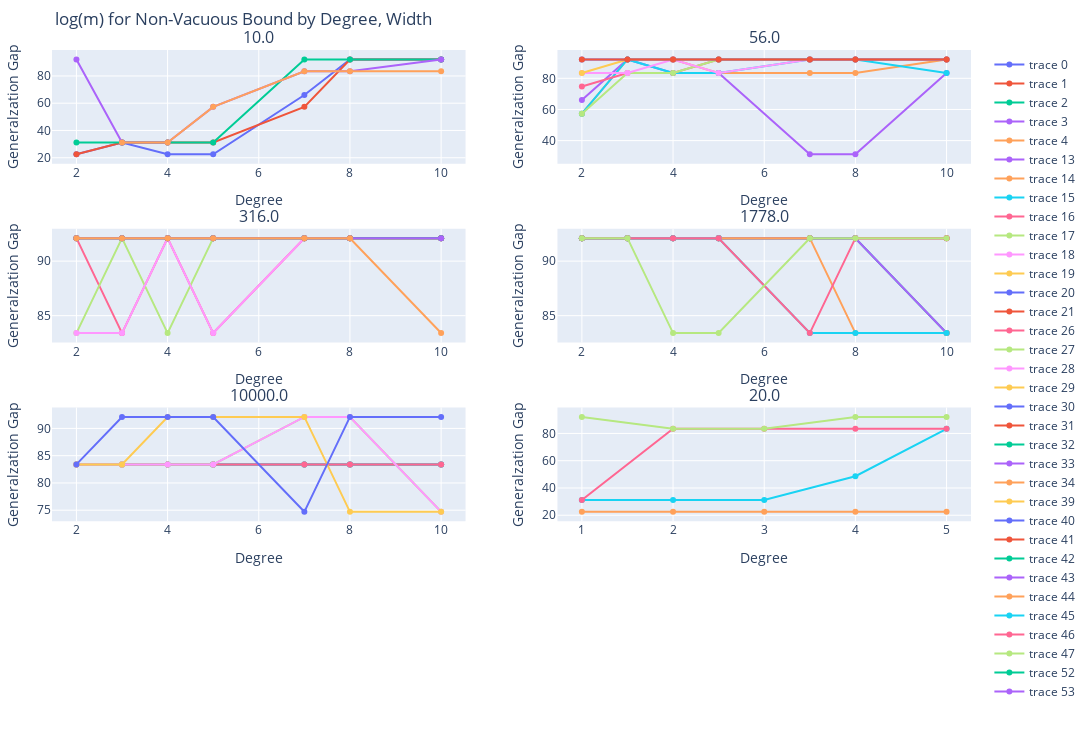

Notebook source saved alongside this figure:
### Code cell
import plotly.express as px
import plotly.graph_objects as go
from plotly.subplots import make_subplots
unique_widths_all = non_vacuous["omega"].unique()
non_vacuous['logm'] = np.log(non_vacuous['m_min'].astype(float))
non_vacuous

fig = make_subplots(
    rows=num_rows, cols=2,
    specs=[
        [{"type": "xy"}]*2
    ]*num_rows,
    horizontal_spacing=0.10,
    vertical_spacing=0.10,
    subplot_titles=(unique_T_all)
)
for l, T in enumerate(unique_T_all):
    row = l//2+1
    col = l%2+1
    print("index: " + str(l) + ", row: "  + str(row) + ", col: " + str(col) + ", T: " + str(T))
    # Plot theo_gen_gap for each width
    for k, width in enumerate(unique_widths_all):
        #print("width: " + str(width))
        #print("non_vacuous: " + str(non_vacuous))
        subset = non_vacuous[non_vacuous["omega"] == width  ]
        #subset = sigma_data[(sigma_data["omega"] == width) &(sigma_data["m"]==max_m) ]
        
        #print("subset1: " + str(subset))
        subset = subset[subset["T"]==T]
        #print("subset: " + (str(subset)))
        fig.add_trace(
            #go.Scatter(x=subset["deg"], y=subset["theo_gen_gap"], mode='lines+markers', line=dict(color=colors[k]), showlegend=False),
            go.Scatter(x=subset["D_f"], y=subset["logm"], mode='lines+markers', showlegend=True),
            row=row, col=col            
        )
    
    fig.update_layout(
        title="log(m) for Non-Vacuous Bound by Degree, Width",
        height=750,
        width=1200,
        margin=dict(t=50, b=50, l=50, r=50)
    )
    
    fig.update_xaxes(title_text="Degree", row=row, col=col)
    fig.update_yaxes(title_text="Generalzation Gap", row=row, col=col)

fig.show()

### Figure 1 — Plotly figure (JSON) as saved in the notebook; plotly's stock layout.template omitted (floating-point values rounded to 4 significant figures)
{"data": [{"mode": "lines+markers", "showlegend": true, "type": "scatter", "x": [2, 3, 4, 5, 7, 8, 10], "xaxis": "x", "y": [22.51, 31.21, 22.51, 22.51, 66.01, 92.1, 92.1], "yaxis": "y"}, {"mode": "lines+markers", "showlegend": true, "type": "scatter", "x": [2, 3, 4, 5, 7, 8, 10], "xaxis": "x", "y": [22.51, 31.21, 31.21, 31.21, 57.31, 92.1, 92.1], "yaxis": "y"}, {"mode": "lines+markers", "showlegend": true, "type": "scatter", "x": [2, 3, 4, 5, 7, 8, 10], "xaxis": "x", "y": [31.21, 31.21, 31.21, 31.21, 92.1, 92.1, 92.1], "yaxis": "y"}, {"mode": "lines+markers", "showlegend": true, "type": "scatter", "x": [2, 3, 4, 5, 7, 8, 10], "xaxis": "x", "y": [92.1, 31.21, 31.21, 57.31, 83.4, 83.4, 92.1], "yaxis": "y"}, {"mode": "lines+markers", "showlegend": true, "type": "scatter", "x": [3, 4, 5, 7, 8, 10], "xaxis": "x", "y": [31.21, 31.21, 57.31, 83.4, 83.4, 83.4], "yaxis": "y"}, {"mode": "lines+markers", "showlegend": true, "type": "scatter", "x": [], "xaxis": "x", "y": [], "yaxis": "y"}, {"mode": "lines+markers", "showlegend": true, "type": "scatter", "x": [], "xaxis": "x", "y": [], "yaxis": "y"}, {"mode": "lines+markers", "showlegend": true, "type": "scatter", "x": [], "xaxis": "x", "y": [], "yaxis": "y"}, {"mode": "lines+markers", "showlegend": true, "type": "scatter", "x": [], "xaxis": "x", "y": [], "yaxis": "y"}, {"mode": "lines+markers", "showlegend": true, "type": "scatter", "x": [], "xaxis": "x", "y": [], "yaxis": "y"}, {"mode": "lines+markers", "showlegend": true, "type": "scatter", "x": [], "xaxis": "x", "y": [], "yaxis": "y"}, {"mode": "lines+markers", "showlegend": true, "type": "scatter", "x": [], "xaxis": "x", "y": [], "yaxis": "y"}, {"mode": "lines+markers", "showlegend": true, "type": "scatter", "x": [], "xaxis": "x", "y": [], "yaxis": "y"}, {"mode": "lines+markers", "showlegend": true, "type": "scatter", "x": [2, 3, 4, 5, 7, 8, 10], "xaxis": "x2", "y": [66.01, 92.1, 83.4, 83.4, 31.21, 31.21, 83.4], "yaxis": "y2"}, {"mode": "lines+markers", "showlegend": true, "type": "scatter", "x": [2, 3, 4, 5, 7, 8, 10], "xaxis": "x2", "y": [57.31, 92.1, 92.1, 83.4, 83.4, 83.4, 92.1], "yaxis": "y2"}, {"mode": "lines+markers", "showlegend": true, "type": "scatter", "x": [2, 3, 4, 5, 7, 8, 10], "xaxis": "x2", "y": [57.31, 92.1, 83.4, 83.4, 92.1, 92.1, 83.4], "yaxis": "y2"}, {"mode": "lines+markers", "showlegend": true, "type": "scatter", "x": [2, 3, 4, 5, 7, 8, 10], "xaxis": "x2", "y": [74.71, 83.4, 83.4, 92.1, 92.1, 92.1, 92.1], "yaxis": "y2"}, {"mode": "lines+markers", "showlegend": true, "type": "scatter", "x": [2, 3, 4, 5, 7, 8, 10], "xaxis": "x2", "y": [57.31, 83.4, 83.4, 92.1, 92.1, 92.1, 92.1], "yaxis": "y2"}, {"mode": "lines+markers", "showlegend": true, "type": "scatter", "x": [2, 3, 4, 5, 7, 8, 10], "xaxis": "x2", "y": [83.4, 83.4, 92.1, 83.4, 92.1, 92.1, 92.1], "yaxis": "y2"}, {"mode": "lines+markers", "showlegend": true, "type": "scatter", "x": [2, 3, 4, 5, 7, 8, 10], "xaxis": "x2", "y": [83.4, 92.1, 92.1, 92.1, 92.1, 92.1, 92.1], "yaxis": "y2"}, {"mode": "lines+markers", "showlegend": true, "type": "scatter", "x": [2, 3, 4, 5, 7, 8, 10], "xaxis": "x2", "y": [92.1, 92.1, 92.1, 92.1, 92.1, 92.1, 92.1], "yaxis": "y2"}, {"mode": "lines+markers", "showlegend": true, "type": "scatter", "x": [2, 3, 4, 5, 7, 8, 10], "xaxis": "x2", "y": [92.1, 92.1, 92.1, 92.1, 92.1, 92.1, 92.1], "yaxis": "y2"}, {"mode": "lines+markers", "showlegend": true, "type": "scatter", "x": [], "xaxis": "x2", "y": [], "yaxis": "y2"}, {"mode": "lines+markers", "showlegend": true, "type": "scatter", "x": [], "xaxis": "x2", "y": [], "yaxis": "y2"}, {"mode": "lines+markers", "showlegend": true, "type": "scatter", "x": [], "xaxis": "x2", "y": [], "yaxis": "y2"}, {"mode": "lines+markers", "showlegend": true, "type": "scatter", "x": [], "xaxis": "x2", "y": [], "yaxis": "y2"}, {"mode": "lines+markers", "showlegend": true, "type": "scatter", "x": [2, 3, 4, 5, 7, 8, 10], "xaxis": "x3", "y": [92.1, 83.4, 92.1, 83.4, 92.1, 92.1, 92.1], "yaxis": "y3"}, {"mode": "lines+markers", "showlegend": true, "type": "scatter", "x": [2, 3, 4, 5, 7, 8, 10], "xaxis": "x3", "y": [83.4, 92.1, 83.4, 92.1, 92.1, 92.1, 92.1], "yaxis": "y3"}, {"mode": "lines+markers", "showlegend": true, "type": "scatter", "x": [2, 3, 4, 5, 7, 8, 10], "xaxis": "x3", "y": [83.4, 83.4, 92.1, 83.4, 92.1, 92.1, 92.1], "yaxis": "y3"}, {"mode": "lines+markers", "showlegend": true, "type": "scatter", "x": [2, 3, 4, 5, 7, 8, 10], "xaxis": "x3", "y": [92.1, 92.1, 92.1, 92.1, 92.1, 92.1, 92.1], "yaxis": "y3"}, {"mode": "lines+markers", "showlegend": true, "type": "scatter", "x": [2, 3, 4, 5, 7, 8, 10], "xaxis": "x3", "y": [92.1, 92.1, 92.1, 92.1, 92.1, 92.1, 92.1], "yaxis": "y3"}, {"mode": "lines+markers", "showlegend": true, "type": "scatter", "x": [2, 3, 4, 5, 7, 8, 10], "xaxis": "x3", "y": [92.1, 92.1, 92.1, 92.1, 92.1, 92.1, 92.1], "yaxis": "y3"}, {"mode": "lines+markers", "showlegend": true, "type": "scatter", "x": [2, 3, 4, 5, 7, 8, 10], "xaxis": "x3", "y": [92.1, 92.1, 92.1, 92.1, 92.1, 92.1, 92.1], "yaxis": "y3"}, {"mode": "lines+markers", "showlegend": true, "type": "scatter", "x": [2, 3, 4, 5, 7, 8, 10], "xaxis": "x3", "y": [92.1, 92.1, 92.1, 92.1, 92.1, 92.1, 92.1], "yaxis": "y3"}, {"mode": "lines+markers", "showlegend": true, "type": "scatter", "x": [2, 3, 4, 5, 7, 8, 10], "xaxis": "x3", "y": [92.1, 92.1, 92.1, 92.1, 92.1, 92.1, 83.4], "yaxis": "y3"}, {"mode": "lines+markers", "showlegend": true, "type": "scatter", "x": [], "xaxis": "x3", "y": [], "yaxis": "y3"}, {"mode": "lines+markers", "showlegend": true, "type": "scatter", "x": [], "xaxis": "x3", "y": [], "yaxis": "y3"}, {"mode": "lines+markers", "showlegend": true, "type": "scatter", "x": [], "xaxis": "x3", "y": [], "yaxis": "y3"}, {"mode": "lines+markers", "showlegend": true, "type": "scatter", "x": [], "xaxis": "x3", "y": [], "yaxis": "y3"}, {"mode": "lines+markers", "showlegend": true, "type": "scatter", "x": [2, 3, 4, 5, 7, 8, 10], "xaxis": "x4", "y": [92.1, 92.1, 92.1, 92.1, 92.1, 92.1, 92.1], "yaxis": "y4"}, {"mode": "lines+markers", "showlegend": true, "type": "scatter", "x": [2, 3, 4, 5, 7, 8, 10], "xaxis": "x4", "y": [92.1, 92.1, 92.1, 92.1, 92.1, 92.1, 92.1], "yaxis": "y4"}, {"mode": "lines+markers", "showlegend": true, "type": "scatter", "x": [2, 3, 4, 5, 7, 8, 10], "xaxis": "x4", "y": [92.1, 92.1, 92.1, 92.1, 92.1, 92.1, 92.1], "yaxis": "y4"}, {"mode": "lines+markers", "showlegend": true, "type": "scatter", "x": [2, 3, 4, 5, 7, 8, 10], "xaxis": "x4", "y": [92.1, 92.1, 92.1, 92.1, 92.1, 92.1, 83.4], "yaxis": "y4"}, {"mode": "lines+markers", "showlegend": true, "type": "scatter", "x": [2, 3, 4, 5, 7, 8, 10], "xaxis": "x4", "y": [92.1, 92.1, 92.1, 92.1, 92.1, 92.1, 83.4], "yaxis": "y4"}, {"mode": "lines+markers", "showlegend": true, "type": "scatter", "x": [2, 3, 4, 5, 7, 8, 10], "xaxis": "x4", "y": [92.1, 92.1, 92.1, 92.1, 92.1, 83.4, 83.4], "yaxis": "y4"}, {"mode": "lines+markers", "showlegend": true, "type": "scatter", "x": [2, 3, 4, 5, 7, 8, 10], "xaxis": "x4", "y": [92.1, 92.1, 92.1, 92.1, 83.4, 83.4, 83.4], "yaxis": "y4"}, {"mode": "lines+markers", "showlegend": true, "type": "scatter", "x": [2, 3, 4, 5, 7, 8, 10], "xaxis": "x4", "y": [92.1, 92.1, 92.1, 92.1, 83.4, 92.1, 92.1], "yaxis": "y4"}, {"mode": "lines+markers", "showlegend": true, "type": "scatter", "x": [2, 3, 4, 5, 7, 8, 10], "xaxis": "x4", "y": [92.1, 92.1, 83.4, 83.4, 92.1, 92.1, 92.1], "yaxis": "y4"}, {"mode": "lines+markers", "showlegend": true, "type": "scatter", "x": [], "xaxis": "x4", "y": [], "yaxis": "y4"}, {"mode": "lines+markers", "showlegend": true, "type": "scatter", "x": [], "xaxis": "x4", "y": [], "yaxis": "y4"}, {"mode": "lines+markers", "showlegend": true, "type": "scatter", "x": [], "xaxis": "x4", "y": [], "yaxis": "y4"}, {"mode": "lines+markers", "showlegend": true, "type": "scatter", "x": [], "xaxis": "x4", "y": [], "yaxis": "y4"}, {"mode": "lines+markers", "showlegend": true, "type": "scatter", "x": [2, 3, 4, 5, 7, 8, 10], "xaxis": "x5", "y": [83.4, 83.4, 83.4, 83.4, 83.4, 83.4, 83.4], "yaxis": "y5"}, {"mode": "lines+markers", "showlegend": true, "type": "scatter", "x": [2, 3, 4, 5, 7, 8, 10], "xaxis": "x5", "y": [83.4, 83.4, 83.4, 83.4, 83.4, 83.4, 83.4], "yaxis": "y5"}, {"mode": "lines+markers", "showlegend": true, "type": "scatter", "x": [2, 3, 4, 5, 7, 8, 10], "xaxis": "x5", "y": [83.4, 83.4, 83.4, 83.4, 83.4, 83.4, 83.4], "yaxis": "y5"}, {"mode": "lines+markers", "showlegend": true, "type": "scatter", "x": [2, 3, 4, 5, 7, 8, 10], "xaxis": "x5", "y": [83.4, 83.4, 83.4, 83.4, 83.4, 83.4, 83.4], "yaxis": "y5"}, {"mode": "lines+markers", "showlegend": true, "type": "scatter", "x": [2, 3, 4, 5, 7, 8, 10], "xaxis": "x5", "y": [83.4, 83.4, 83.4, 83.4, 83.4, 83.4, 83.4], "yaxis": "y5"}, {"mode": "lines+markers", "showlegend": true, "type": "scatter", "x": [2, 3, 4, 5, 7, 8, 10], "xaxis": "x5", "y": [83.4, 83.4, 83.4, 83.4, 92.1, 92.1, 74.71], "yaxis": "y5"}, {"mode": "lines+markers", "showlegend": true, "type": "scatter", "x": [2, 3, 4, 5, 7, 8, 10], "xaxis": "x5", "y": [83.4, 83.4, 83.4, 83.4, 92.1, 92.1, 74.71], "yaxis": "y5"}, {"mode": "lines+markers", "showlegend": true, "type": "scatter", "x": [2, 3, 4, 5, 7, 8, 10], "xaxis": "x5", "y": [83.4, 83.4, 92.1, 92.1, 92.1, 74.71, 74.71], "yaxis": "y5"}, {"mode": "lines+markers", "showlegend": true, "type": "scatter", "x": [2, 3, 4, 5, 7, 8, 10], "xaxis": "x5", "y": [83.4, 92.1, 92.1, 92.1, 74.71, 92.1, 92.1], "yaxis": "y5"}, {"mode": "lines+markers", "showlegend": true, "type": "scatter", "x": [], "xaxis": "x5", "y": [], "yaxis": "y5"}, {"mode": "lines+markers", "showlegend": true, "type": "scatter", "x": [], "xaxis": "x5", "y": [], "yaxis": "y5"}, {"mode": "lines+markers", "showlegend": true, "type": "scatter", "x": [], "xaxis": "x5", "y": [], "yaxis": "y5"}, {"mode": "lines+markers", "showlegend": true, "type": "scatter", "x": [], "xaxis": "x5", "y": [], "yaxis": "y5"}, {"mode": "lines+markers", "showlegend": true, "type": "scatter", "x": [], "xaxis": "x6", "y": [], "yaxis": "y6"}, {"mode": "lines+markers", "showlegend": true, "type": "scatter", "x": [], "xaxis": "x6", "y": [], "yaxis": "y6"}, {"mode": "lines+markers", "showlegend": true, "type": "scatter", "x": [], "xaxis": "x6", "y": [], "yaxis": "y6"}, {"mode": "lines+markers", "showlegend": true, "type": "scatter", "x": [], "xaxis": "x6", "y": [], "yaxis": "y6"}, {"mode": "lines+markers", "showlegend": true, "type": "scatter", "x": [], "xaxis": "x6", "y": [], "yaxis": "y6"}, {"mode": "lines+markers", "showlegend": true, "type": "scatter", "x": [], "xaxis": "x6", "y": [], "yaxis": "y6"}, {"mode": "lines+markers", "showlegend": true, "type": "scatter", "x": [], "xaxis": "x6", "y": [], "yaxis": "y6"}, {"mode": "lines+markers", "showlegend": true, "type": "scatter", "x": [], "xaxis": "x6", "y": [], "yaxis": "y6"}, {"mode": "lines+markers", "showlegend": true, "type": "scatter", "x": [], "xaxis": "x6", "y": [], "yaxis": "y6"}, {"mode": "lines+markers", "showlegend": true, "type": "scatter", "x": [1, 2, 3, 4, 5], "xaxis": "x6", "y": [22.51, 22.51, 22.51, 22.51, 22.51], "yaxis": "y6"}, {"mode": "lines+markers", "showlegend": true, "type": "scatter", "x": [1, 2, 3, 4, 5], "xaxis": "x6", "y": [31.21, 31.21, 31.21, 48.61, 83.4], "yaxis": "y6"}, {"mode": "lines+markers", "showlegend": true, "type": "scatter", "x": [1, 2, 3, 4, 5], "xaxis": "x6", "y": [31.21, 83.4, 83.4, 83.4, 83.4], "yaxis": "y6"}, {"mode": "lines+markers", "showlegend": true, "type": "scatter", "x": [1, 2, 3, 4, 5], "xaxis": "x6", "y": [92.1, 83.4, 83.4, 92.1, 92.1], "yaxis": "y6"}], "layout": {"annotations": [{"font": {"size": 16}, "showarrow": false, "text": "10.0", "x": 0.225, "xanchor": "center", "xref": "paper", "y": 1, "yanchor": "bottom", "yref": "paper"}, {"font": {"size": 16}, "showarrow": false, "text": "56.0", "x": 0.775, "xanchor": "center", "xref": "paper", "y": 1, "yanchor": "bottom", "yref": "paper"}, {"font": {"size": 16}, "showarrow": false, "text": "316.0", "x": 0.225, "xanchor": "center", "xref": "paper", "y": 0.725, "yanchor": "bottom", "yref": "paper"}, {"font": {"size": 16}, "showarrow": false, "text": "1778.0", "x": 0.775, "xanchor": "center", "xref": "paper", "y": 0.725, "yanchor": "bottom", "yref": "paper"}, {"font": {"size": 16}, "showarrow": false, "text": "10000.0", "x": 0.225, "xanchor": "center", "xref": "paper", "y": 0.45, "yanchor": "bottom", "yref": "paper"}, {"font": {"size": 16}, "showarrow": false, "text": "20.0", "x": 0.775, "xanchor": "center", "xref": "paper", "y": 0.45, "yanchor": "bottom", "yref": "paper"}], "height": 750, "margin": {"b": 50, "l": 50, "r": 50, "t": 50}, "title": {"text": "log(m) for Non-Vacuous Bound by Degree, Width"}, "width": 1200, "xaxis": {"anchor": "y", "domain": [0, 0.45], "title": {"text": "Degree"}}, "xaxis2": {"anchor": "y2", "domain": [0.55, 1], "title": {"text": "Degree"}}, "xaxis3": {"anchor": "y3", "domain": [0, 0.45], "title": {"text": "Degree"}}, "xaxis4": {"anchor": "y4", "domain": [0.55, 1], "title": {"text": "Degree"}}, "xaxis5": {"anchor": "y5", "domain": [0, 0.45], "title": {"text": "Degree"}}, "xaxis6": {"anchor": "y6", "domain": [0.55, 1], "title": {"text": "Degree"}}, "xaxis7": {"anchor": "y7", "domain": [0, 0.45]}, "xaxis8": {"anchor": "y8", "domain": [0.55, 1]}, "yaxis": {"anchor": "x", "domain": [0.825, 1], "title": {"text": "Generalzation Gap"}}, "yaxis2": {"anchor": "x2", "domain": [0.825, 1], "title": {"text": "Generalzation Gap"}}, "yaxis3": {"anchor": "x3", "domain": [0.55, 0.725], "title": {"text": "Generalzation Gap"}}, "yaxis4": {"anchor": "x4", "domain": [0.55, 0.725], "title": {"text": "Generalzation Gap"}}, "yaxis5": {"anchor": "x5", "domain": [0.275, 0.45], "title": {"text": "Generalzation Gap"}}, "yaxis6": {"anchor": "x6", "domain": [0.275, 0.45], "title": {"text": "Generalzation Gap"}}, "yaxis7": {"anchor": "x7", "domain": [0, 0.175]}, "yaxis8": {"anchor": "x8", "domain": [0, 0.175]}}}
